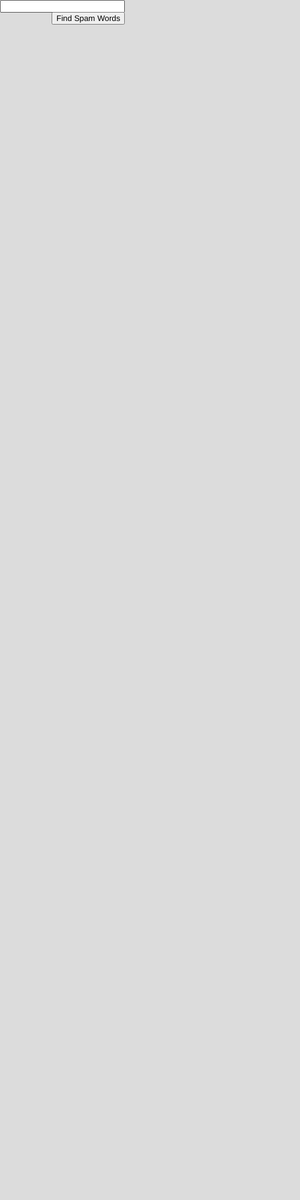
Frame 1 (no input)
Frame 60 (no input): identical to frame 1, image omitted
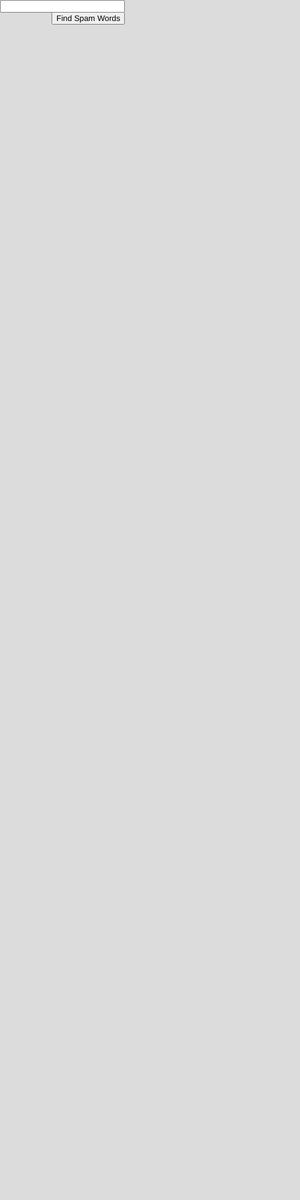
Frame 120 (the mouse pressed at the canvas centre since frame 60)

The p5.js sketch that drew these frames (run headless with seeded random() and noise() and a simulated clock; from frame 60 on, the mouse is pressed at the canvas centre):

// p5.js sketch
// ── sketch.js
spamwords = [
"#1",
"$$$",
"100%",
"100% free",
"100% Satisfied",
"4U",
"50% off",
"Accept credit cards",
"Acceptance",
"Access",
"Accordingly",
"Act Now!",
"Action",
"Ad",
"Additional income",
"Addresses on CD",
"Affordable",
"All natural",
"All natural/new",
"All new",
"Amazed",
"Amazing",
"Apply now",
"Apply Online",
"As seen on",
"Auto email removal",
"Avoid",
"Avoid bankruptcy",
"Bargain",
"Be amazed",
"Be your own boss",
"Being a member",
"Beneficiary",
"Best price",
"Beverage",
"Big bucks",
"Bill 1618",
"Billing",
"Billion",
"Bonus",
"Boss",
"Brand new pager",
"Bulk email",
"Buy",
"Buy direct",
"Buying judgments",
"Cable converter",
"Call",
"Call free",
"Call now",
"Calling creditors",
"Can’t live without",
"Cancel",
"Cancel at any time",
"Cannot be combined with any other offer",
"Cards accepted",
"Cash",
"Cash bonus",
"Casino",
"Celebrity",
"Cents on the dollar",
"Certified",
"Chance",
"Cheap",
"Check",
"Check or money order",
"Claims",
"Clearance",
"Click",
"Click below",
"Click here",
"Click to remove",
"Collect",
"Collect child support",
"Compare rates",
"Compete for your business",
"Confidentially on all orders",
"Congratulations",
"Consolidate your debt",
"Copy accurately",
"Copy DVDs",
"Cost",
"Costs",
"Credit",
"Credit bureaus",
"Credit card offers",
"Cures",
"Cures baldness",
"Deal",
"Dear",
"Debt",
"Diagnostics",
"Dig up dirt on friends",
"Direct email",
"Direct marketing",
"Discount",
"Do it today",
"Don’t delete",
"Don’t hesitate",
"Dormant",
"Double your cash",
"Double your income",
"Drastically reduced",
"Earn",
"Earn $",
"Earn extra cash",
"Earn per week",
"Easy terms",
"Eliminate bad credit",
"Eliminate debt",
"Email harvest",
"Email marketing",
"Exclusive deal",
"Expect to earn",
"Expire",
"Explode your business",
"Extra",
"Extra cash",
"Extra income",
"F r e e",
"Fantastic",
"Fantastic deal",
"Fast cash",
"Financial freedom",
"Financially independent",
"For free",
"For instant access",
"For just $xxx",
"For Only",
"For you",
"Form",
"Free",
"Free access",
"Free cell phone",
"Free consultation",
"Free DVD",
"Free gift",
"Free grant money",
"Free hosting",
"Free info",
"Free installation",
"Free Instant",
"Free investment",
"Free leads",
"Free membership",
"Free money",
"Free offer",
"Free preview",
"Free priority mail",
"Free quote",
"Free sample",
"Free trial",
"Free website",
"Freedom",
"Friend",
"Full refund",
"Get it now",
"Get out of debt",
"Get paid",
"Get started now",
"Gift certificate",
"Give it away",
"Giving away",
"Great",
"Great offer",
"Guarantee",
"Guaranteed",
"Have you been turned down?",
"Hello",
"Hidden",
"Hidden assets",
"Hidden charges",
"Home based business",
"Home employment",
"Homebased business",
"Human growth hormone",
"If only it were that easy",
"Important information regarding",
"In accordance with laws",
"Income",
"Income from home",
"Increase sales",
"Increase traffic",
"Increase your sales",
"Incredible deal",
"Info you requested",
"Information you requested",
"Instant",
"Insurance",
"Internet marketing",
"Investment",
"Investment decision",
"It’s effective",
"Join millions of Americans",
"Junk",
"Laser printer",
"Leave",
"Legal",
"Life",
"Life Insurance",
"Lifetime",
"Limited",
"Limited time offer",
"Limited time only",
"Loans",
"Long distance phone offer",
"Lose weight",
"Lower interest rates",
"Lower monthly payment",
"Lower your mortgage rate",
"Lowest insurance rates",
"Lowest Price",
"Luxury",
"Luxury car",
"Mail in order form",
"Maintained",
"Make $",
"Make money",
"Marketing",
"Marketing solutions",
"Mass email",
"Medicine",
"Medium",
"Meet singles",
"Member",
"Member stuff",
"Message contains disclaimer",
"Million",
"Million dollars",
"Miracle",
"MLM",
"Money",
"Money back",
"Money making",
"Month trial offer",
"More Internet Traffic",
"Mortgage",
"Mortgage rates",
"Multi-level marketing",
"Name brand",
"Never",
"New customers only",
"New domain extensions",
"Nigerian",
"No age restrictions",
"No catch",
"No claim forms",
"No cost",
"No credit check",
"No credit check/experience",
"No disappointment",
"No experience",
"No fees",
"No gimmick",
"No hidden",
"No hidden Costs",
"No interests",
"No inventory",
"No investment",
"No medical exams",
"No middleman",
"No obligation",
"No purchase necessary",
"No questions asked",
"No selling",
"No strings attached",
"Not intended",
"Not junk",
"Not spam",
"Notspam",
"Now",
"Now only",
"Obligation",
"Offer",
"Offer expires",
"Offshore",
"Once in lifetime",
"One hundred percent free",
"One hundred percent guaranteed",
"One time",
"One time mailing",
"Online biz opportunity",
"Online degree",
"Online marketing",
"Online pharmacy",
"Only",
"Only $",
"Open",
"Opportunity",
"Opt in",
"Order now",
"Order shipped by",
"Order status",
"Order today",
"Orders shipped by",
"Outstanding values",
"Passwords",
"Pennies a day",
"Per day",
"Per week",
"Performance",
"Phone",
"Please",
"Please read",
"Potential earnings",
"Pre-approved",
"Presently",
"Price",
"Print form signature",
"Print out and fax",
"Priority mail",
"Prize",
"Prizes",
"Problem",
"Produced and sent out",
"Profits",
"Promise",
"Promise you",
"Purchase",
"Pure Profits",
"Quote",
"Rates",
"Real thing",
"Refinance",
"Refinance home",
"Refund",
"Removal",
"Removal instructions",
"Removes wrinkles",
"Request",
"Requires initial investment",
"Reserves the right",
"Reverses aging",
"Risk free",
"Rolex",
"Round the world",
"S 1618",
"Safeguard notice",
"Sale",
"Sales",
"Sample",
"Satisfaction",
"Satisfaction guaranteed",
"Save",
"Save $",
"Save big money",
"Save up to",
"Score",
"Search engine listings",
"Search engines",
"Section 301",
"See for yourself",
"Sent in compliance",
"Serious",
"Serious cash",
"Serious only",
"Shopper",
"Shopping spree",
"Sign up free today",
"Social security number",
"Solution",
"Spam",
"Special promotion",
"Stainless steel",
"Stock alert",
"Stock disclaimer statement",
"Stock pick",
"Stop",
"Stop snoring",
"Strong buy",
"Stuff on sale",
"Subject to cash",
"Subject to credit",
"Subscribe",
"Success",
"Supplies",
"Supplies are limited",
"Take action",
"Take action now",
"Talks about hidden charges",
"Talks about prizes",
"Teen",
"Terms",
"Terms and conditions",
"The best rates",
"The following form",
"They’re just giving it away",
"This isn’t a scam",
"This isn’t junk",
"This isn’t spam",
"This won’t last",
"Thousands",
"Time limited",
"Traffic",
"Trial",
"Undisclosed recipient",
"University diplomas",
"Unlimited",
"Unsecured credit",
"Unsecured debt",
"Unsolicited",
"Unsubscribe",
"Urgent",
"US dollars",
"Vacation",
"Vacation offers",
"Valium",
"Viagra",
"Vicodin",
"Visit our website",
"Wants credit card",
"Warranty",
"We hate spam",
"We honor all",
"Web traffic",
"Weekend getaway",
"Weight",
"Weight loss",
"What are you waiting for?",
"What’s keeping you?",
"While supplies last",
"While you sleep",
"Who really wins?",
"Why pay more?",
"Wife",
"Will not believe your eyes",
"Win",
"Winner",
"Winning",
"Won",
"Work at home",
"Work from home",
"Xanax",
"You have been selected",
"You’re a Winner!",
"Your income"
];


let inp, sentence, lowersent;

let mywords = ["dank", "cool", "wut"];
let wordstodraw = [];

function setup() {
  createCanvas(500, 2000);
  inp = createInput('');
  inp.position(0, 0);
  inp.size(200);
  button = createButton('Find Spam Words');
  button.position(86, 20);
  button.mousePressed(FindSpam);
}

function draw() {
  background(220);
   for (let i = 0; i < wordstodraw.length; i++) {
     textSize(25);
      text(wordstodraw[i], 10, 70 + (i * 30));
      fill(0, 0, 0);
   }
}

function FindSpam()
{
//  console.log('you are typing: ', this.value());
  sentence = inp.value();
  lowersent = sentence.toLowerCase();
  console.log(lowersent)

  //let index = sentence.indexOf('Hello World');



  for (let i = 0; i < spamwords.length; i++) {
    let test = lowersent.indexOf(spamwords[i].toLowerCase());
    if(test > 0 ){

      wordstodraw.push(spamwords[i]);
      console.log(spamwords[i]);
    }

}
}
